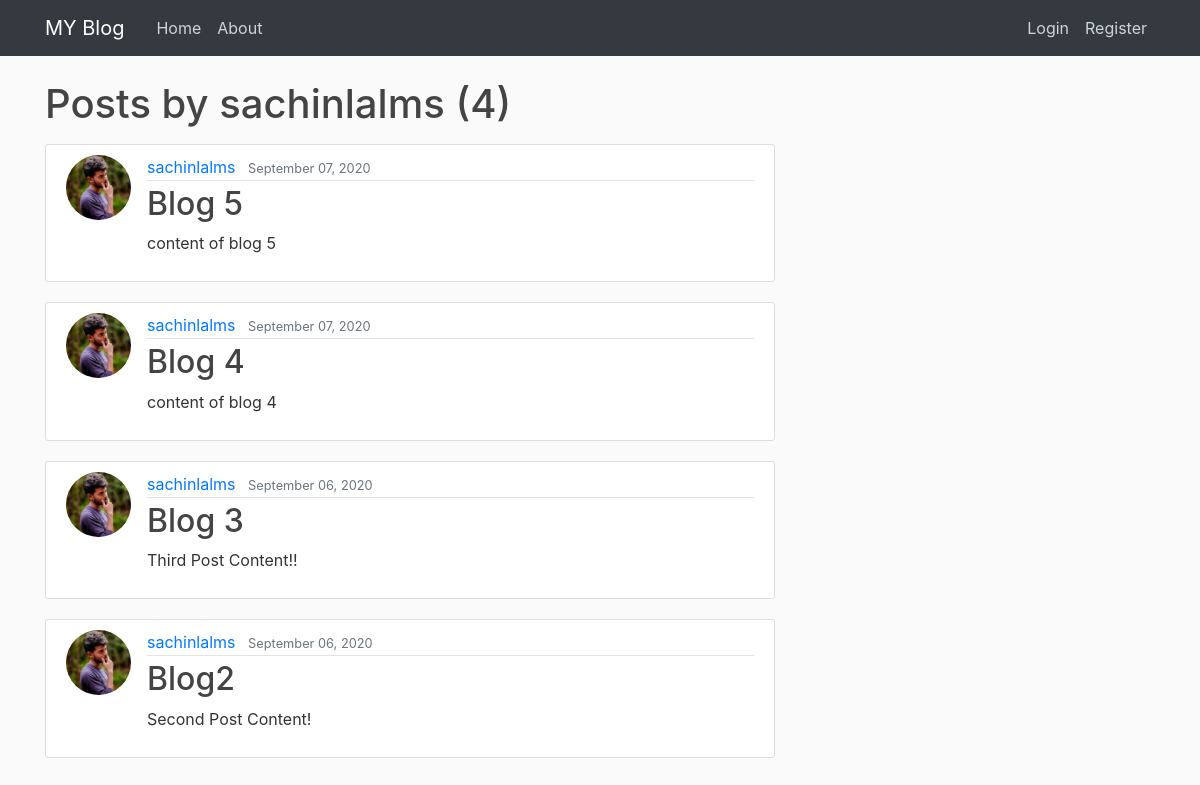
The page /user/sachinlalms on the database as committed earlier.
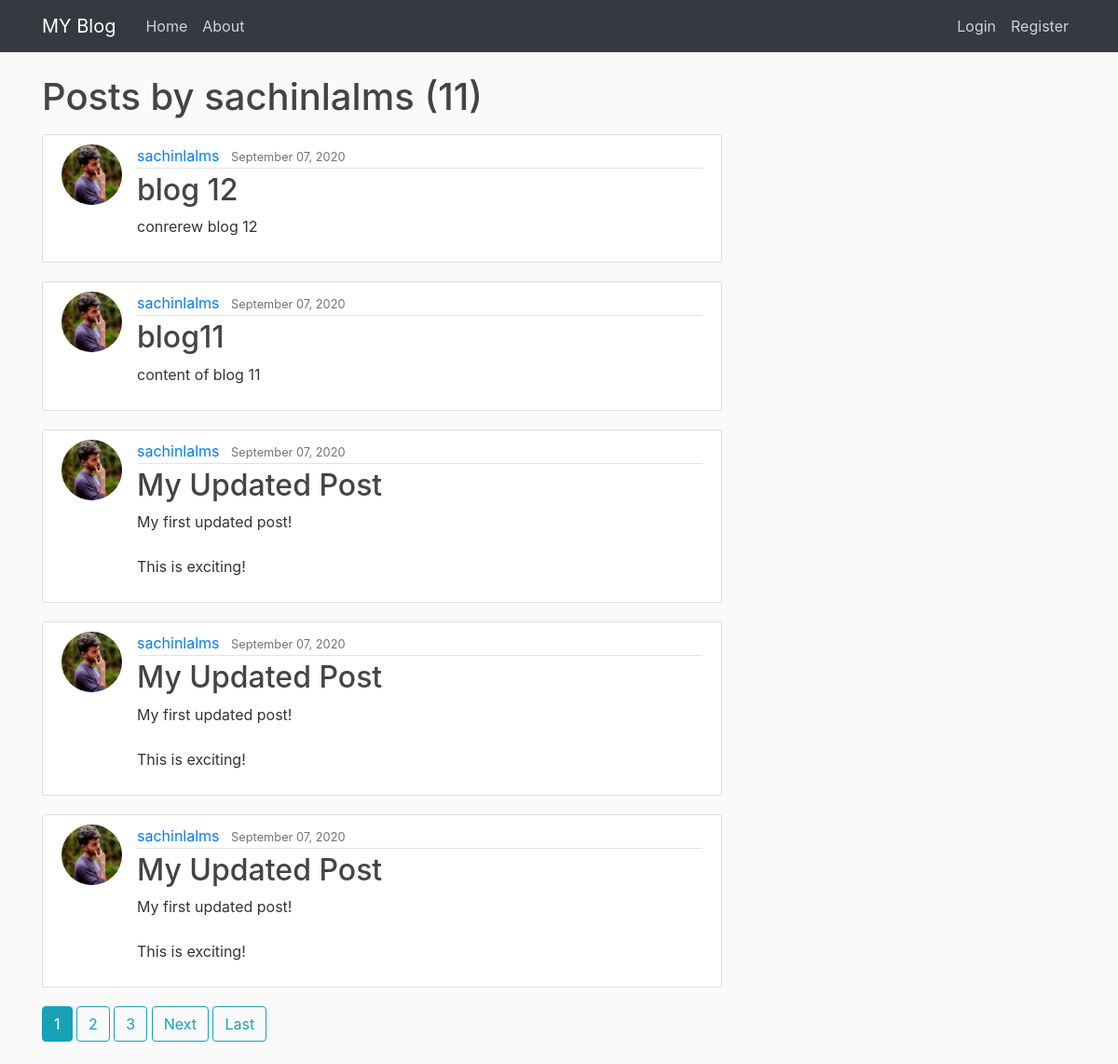
The same page on the database as committed later.
### blog/models.py (models this page shows, shortened)
class Post(models.Model):
    title = models.CharField(max_length=100)
    content = models.TextField()
    date_posted = models.DateTimeField(default=timezone.now)
    author = models.ForeignKey(User, on_delete=models.CASCADE)

### users/models.py (models this page shows, shortened)
class Profile(models.Model):
    user = models.OneToOneField(User, on_delete=models.CASCADE)
    img = models.ImageField(default='default.jpg', upload_to='profile_pics')

### blog/views.py (the view)
# urls.py: path('user/<str:username>', UserPostListView.as_view(), name='user-posts'),
class UserPostListView(ListView):
    model = Post
    template_name = 'blog/user_posts.html'  # <app>/<model>_<viewtype>.html
    context_object_name = 'posts'
    paginate_by = 5
    def get_queryset(self):
        user = get_object_or_404(User, username=self.kwargs.get('username'))
        return Post.objects.filter(author=user).order_by('-date_posted')

### blog/templates/blog/user_posts.html (shortened to what this page needs)
{% extends "blog/base.html" %}
{% block content %}
    <h1 class="mb-3">Posts by {{ view.kwargs.username }} ({{ page_obj.paginator.count }})</h1>
    {% for post in posts %}
        <article class="media content-section">
          <img class="rounded-circle article-img" src="{{ post.author.profile.img.url }}">
          <div class="media-body">
            <div class="article-metadata">
              <a class="mr-2" href="{% url 'user-posts' post.author.username %}">{{ post.author }}</a>
              <small class="text-muted">{{ post.date_posted|date:"F d, Y" }}</small>
            </div>
            <h2><a class="article-title" href="{% url 'post-detail' post.id %}">{{ post.title }}</a></h2>
            <p class="article-content">{{ post.content }}</p>
          </div>
        </article>
    {% endfor %}
    {% if is_paginated %}
      {% for num in page_obj.paginator.page_range %}
        {% if page_obj.number == num %}
          <a class="btn btn-info mb-4" href="?page={{ num }}">{{ num }}</a>
        {% elif num > page_obj.number|add:'-3' and num < page_obj.number|add:'3' %}
          <a class="btn btn-outline-info mb-4" href="?page={{ num }}">{{ num }}</a>
        {% endif %}
      {% endfor %}
      {% if page_obj.has_next %}
        <a class="btn btn-outline-info mb-4" href="?page={{ page_obj.next_page_number }}">Next</a>
        <a class="btn btn-outline-info mb-4" href="?page={{ page_obj.paginator.num_pages }}">Last</a>
      {% endif %}
    {% endif %}
{% endblock content %}

Rows that differ between the two databases and show on the page:
no longer on this page (row unchanged): Post: author.profile.img (picture), author "sachinlalms", date_posted "September 07, 2020", title "Blog 5", content "content of blog 5"
no longer on this page (row unchanged): Post: author.profile.img (picture), author "sachinlalms", date_posted "September 07, 2020", title "Blog 4", content "content of blog 4"
no longer on this page (row unchanged): Post: author.profile.img (picture), author "sachinlalms", date_posted "September 06, 2020", title "Blog 3", content "Third Post Content!!"
no longer on this page (row unchanged): Post: author.profile.img (picture), author "sachinlalms", date_posted "September 06, 2020", title "Blog2", content "Second Post Content!"
added Post: author.profile.img (picture), author "sachinlalms", date_posted "September 07, 2020", title "blog 12", content "conrerew blog 12"
added Post: author.profile.img (picture), author "sachinlalms", date_posted "September 07, 2020", title "blog11", content "content of blog 11"
added Post: author.profile.img (picture), author "sachinlalms", date_posted "September 07, 2020", title "My Updated Post", content "My first updated post! This is exciting!"
added Post: author.profile.img (picture), author "sachinlalms", date_posted "September 07, 2020", title "My Updated Post", content "My first updated post! This is exciting!"
added Post: author.profile.img (picture), author "sachinlalms", date_posted "September 07, 2020", title "My Updated Post", content "My first updated post! This is exciting!"
Other text that changed with them:
{{ page_obj.paginator.count }}: "4" → "11"
new list line: "1"
new list line: "2"
new list line: "3"
text now shown: "Next Last"
